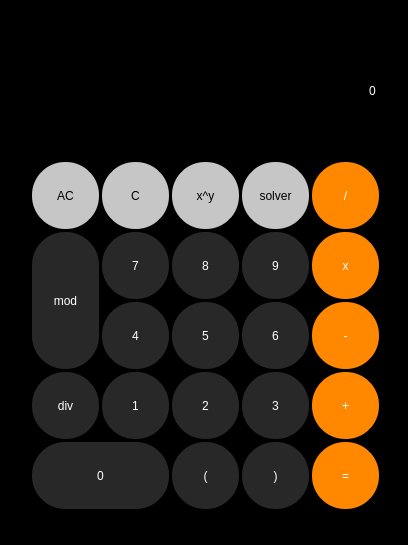
<?xml version="1.0" encoding="UTF-8"?>
<ui version="4.0">
 <class>Calculator</class>
 <widget class="QWidget" name="Calculator">
  <property name="enabled">
   <bool>true</bool>
  </property>
  <property name="geometry">
   <rect>
    <x>0</x>
    <y>0</y>
    <width>408</width>
    <height>545</height>
   </rect>
  </property>
  <property name="minimumSize">
   <size>
    <width>408</width>
    <height>545</height>
   </size>
  </property>
  <property name="maximumSize">
   <size>
    <width>844</width>
    <height>634</height>
   </size>
  </property>
  <property name="cursor">
   <cursorShape>PointingHandCursor</cursorShape>
  </property>
  <property name="mouseTracking">
   <bool>false</bool>
  </property>
  <property name="windowTitle">
   <string>Calculator</string>
  </property>
  <property name="styleSheet">
   <string notr="true">background-color: rgb(0, 0, 0);</string>
  </property>
  <widget class="QStackedWidget" name="solver">
   <property name="enabled">
    <bool>true</bool>
   </property>
   <property name="geometry">
    <rect>
     <x>0</x>
     <y>10</y>
     <width>741</width>
     <height>501</height>
    </rect>
   </property>
   <property name="styleSheet">
    <string notr="true">background-color: rgb(0, 0, 0);</string>
   </property>
   <property name="currentIndex">
    <number>0</number>
   </property>
   <widget class="QWidget" name="page">
    <widget class="QPushButton" name="power">
     <property name="geometry">
      <rect>
       <x>170</x>
       <y>150</y>
       <width>71</width>
       <height>71</height>
      </rect>
     </property>
     <property name="styleSheet">
      <string notr="true">border: 2px solid rgb(0,0,0);
border-radius: 35px;
border-style:outset;
background-color: rgb(198, 198, 198);
font: 18pt &quot;Franklin Gothic Heavy&quot;;
</string>
     </property>
     <property name="text">
      <string>x^y</string>
     </property>
    </widget>
    <widget class="QPushButton" name="ac">
     <property name="geometry">
      <rect>
       <x>30</x>
       <y>150</y>
       <width>71</width>
       <height>71</height>
      </rect>
     </property>
     <property name="styleSheet">
      <string notr="true">border: 2px solid rgb(0,0,0);
border-radius: 35px;
border-style:outset;
background-color: rgb(198, 198, 198);
font: 18pt &quot;Franklin Gothic Heavy&quot;;
</string>
     </property>
     <property name="text">
      <string>AC</string>
     </property>
    </widget>
    <widget class="QPushButton" name="mod">
     <property name="geometry">
      <rect>
       <x>30</x>
       <y>220</y>
       <width>71</width>
       <height>141</height>
      </rect>
     </property>
     <property name="styleSheet">
      <string notr="true">border: 2px solid rgb(0,0,0);
background-color: rgb(40, 40, 40);
color: rgb(255, 255, 255);
border-radius: 35px;
border-style:outset;
font: 18pt &quot;Franklin Gothic Heavy&quot;;</string>
     </property>
     <property name="text">
      <string>mod</string>
     </property>
    </widget>
    <widget class="QPushButton" name="b8">
     <property name="geometry">
      <rect>
       <x>170</x>
       <y>220</y>
       <width>71</width>
       <height>71</height>
      </rect>
     </property>
     <property name="styleSheet">
      <string notr="true">border: 2px solid rgb(0,0,0);
border-radius: 35px;
border-style:outset;
background-color: rgb(40, 40, 40);
color: rgb(255, 255, 255);
font: 18pt &quot;Franklin Gothic Heavy&quot;;</string>
     </property>
     <property name="text">
      <string>8</string>
     </property>
    </widget>
    <widget class="QPushButton" name="c">
     <property name="geometry">
      <rect>
       <x>100</x>
       <y>150</y>
       <width>71</width>
       <height>71</height>
      </rect>
     </property>
     <property name="styleSheet">
      <string notr="true">border: 2px solid rgb(0,0,0);
border-radius: 35px;
border-style:outset;
background-color: rgb(198, 198, 198);
font: 18pt &quot;Franklin Gothic Heavy&quot;;
</string>
     </property>
     <property name="text">
      <string>C</string>
     </property>
    </widget>
    <widget class="QPushButton" name="div">
     <property name="geometry">
      <rect>
       <x>30</x>
       <y>360</y>
       <width>71</width>
       <height>71</height>
      </rect>
     </property>
     <property name="styleSheet">
      <string notr="true">border: 2px solid rgb(0,0,0);
background-color: rgb(40, 40, 40);
color: rgb(255, 255, 255);
border-radius: 35px;
border-style:outset;
font: 18pt &quot;Franklin Gothic Heavy&quot;;</string>
     </property>
     <property name="text">
      <string>div</string>
     </property>
    </widget>
    <widget class="QPushButton" name="b0">
     <property name="geometry">
      <rect>
       <x>30</x>
       <y>430</y>
       <width>141</width>
       <height>71</height>
      </rect>
     </property>
     <property name="styleSheet">
      <string notr="true">border: 2px solid rgb(0,0,0);
border-radius: 35px;
border-style:outset;
background-color: rgb(40, 40, 40);
color: rgb(255, 255, 255);
font: 18pt &quot;Franklin Gothic Heavy&quot;;
</string>
     </property>
     <property name="text">
      <string>0</string>
     </property>
    </widget>
    <widget class="QPushButton" name="b9">
     <property name="geometry">
      <rect>
       <x>240</x>
       <y>220</y>
       <width>71</width>
       <height>71</height>
      </rect>
     </property>
     <property name="styleSheet">
      <string notr="true">border: 2px solid rgb(0,0,0);
border-radius: 35px;
border-style:outset;
background-color: rgb(40, 40, 40);
color: rgb(255, 255, 255);
font: 18pt &quot;Franklin Gothic Heavy&quot;;</string>
     </property>
     <property name="text">
      <string>9</string>
     </property>
    </widget>
    <widget class="QPushButton" name="b5">
     <property name="geometry">
      <rect>
       <x>170</x>
       <y>290</y>
       <width>71</width>
       <height>71</height>
      </rect>
     </property>
     <property name="styleSheet">
      <string notr="true">border: 2px solid rgb(0,0,0);
border-radius: 35px;
border-style:outset;
background-color: rgb(40, 40, 40);
color: rgb(255, 255, 255);
font: 18pt &quot;Franklin Gothic Heavy&quot;;</string>
     </property>
     <property name="text">
      <string>5</string>
     </property>
    </widget>
    <widget class="QPushButton" name="b2">
     <property name="geometry">
      <rect>
       <x>170</x>
       <y>360</y>
       <width>71</width>
       <height>71</height>
      </rect>
     </property>
     <property name="styleSheet">
      <string notr="true">border: 2px solid rgb(0,0,0);
border-radius: 35px;
border-style:outset;
background-color: rgb(40, 40, 40);
color: rgb(255, 255, 255);
font: 18pt &quot;Franklin Gothic Heavy&quot;;</string>
     </property>
     <property name="text">
      <string>2</string>
     </property>
    </widget>
    <widget class="QPushButton" name="b4">
     <property name="geometry">
      <rect>
       <x>100</x>
       <y>290</y>
       <width>71</width>
       <height>71</height>
      </rect>
     </property>
     <property name="styleSheet">
      <string notr="true">border: 2px solid rgb(0,0,0);
border-radius: 35px;
border-style:outset;
background-color: rgb(40, 40, 40);
color: rgb(255, 255, 255);
font: 18pt &quot;Franklin Gothic Heavy&quot;;</string>
     </property>
     <property name="text">
      <string>4</string>
     </property>
    </widget>
    <widget class="QPushButton" name="fois">
     <property name="geometry">
      <rect>
       <x>310</x>
       <y>220</y>
       <width>71</width>
       <height>71</height>
      </rect>
     </property>
     <property name="styleSheet">
      <string notr="true">border: 2px solid rgb(0,0,0);
color: rgb(255, 255, 255);
border-radius: 35px;
border-style:outset;
background-color: rgb(255, 136, 0);
font: 18pt &quot;Franklin Gothic Heavy&quot;;</string>
     </property>
     <property name="text">
      <string>x</string>
     </property>
    </widget>
    <widget class="QPushButton" name="b3">
     <property name="geometry">
      <rect>
       <x>240</x>
       <y>360</y>
       <width>71</width>
       <height>71</height>
      </rect>
     </property>
     <property name="styleSheet">
      <string notr="true">border: 2px solid rgb(0,0,0);
border-radius: 35px;
border-style:outset;
background-color: rgb(40, 40, 40);
color: rgb(255, 255, 255);
font: 18pt &quot;Franklin Gothic Heavy&quot;;</string>
     </property>
     <property name="text">
      <string>3</string>
     </property>
    </widget>
    <widget class="QPushButton" name="moin">
     <property name="geometry">
      <rect>
       <x>310</x>
       <y>290</y>
       <width>71</width>
       <height>71</height>
      </rect>
     </property>
     <property name="styleSheet">
      <string notr="true">border: 2px solid rgb(0,0,0);
color: rgb(255, 255, 255);
border-radius: 35px;
border-style:outset;
background-color: rgb(255, 136, 0);
font: 75 38pt &quot;MS Shell Dlg 2&quot;;</string>
     </property>
     <property name="text">
      <string>-</string>
     </property>
    </widget>
    <widget class="QPushButton" name="b1">
     <property name="geometry">
      <rect>
       <x>100</x>
       <y>360</y>
       <width>71</width>
       <height>71</height>
      </rect>
     </property>
     <property name="styleSheet">
      <string notr="true">border: 2px solid rgb(0,0,0);
border-radius: 35px;
border-style:outset;
background-color: rgb(40, 40, 40);
color: rgb(255, 255, 255);
font: 18pt &quot;Franklin Gothic Heavy&quot;;
</string>
     </property>
     <property name="text">
      <string>1</string>
     </property>
    </widget>
    <widget class="QPushButton" name="sur">
     <property name="geometry">
      <rect>
       <x>310</x>
       <y>150</y>
       <width>71</width>
       <height>71</height>
      </rect>
     </property>
     <property name="styleSheet">
      <string notr="true">border: 2px solid rgb(0,0,0);
color: rgb(255, 255, 255);
border-radius: 35px;
border-style:outset;
background-color: rgb(255, 136, 0);
font: 18pt &quot;Franklin Gothic Heavy&quot;;</string>
     </property>
     <property name="text">
      <string>/</string>
     </property>
    </widget>
    <widget class="QPushButton" name="b7">
     <property name="geometry">
      <rect>
       <x>100</x>
       <y>220</y>
       <width>71</width>
       <height>71</height>
      </rect>
     </property>
     <property name="styleSheet">
      <string notr="true">border: 2px solid rgb(0,0,0);
border-radius: 35px;
border-style:outset;
background-color: rgb(40, 40, 40);
color: rgb(255, 255, 255);
font: 18pt &quot;Franklin Gothic Heavy&quot;;
</string>
     </property>
     <property name="text">
      <string>7</string>
     </property>
    </widget>
    <widget class="QPushButton" name="egale">
     <property name="geometry">
      <rect>
       <x>310</x>
       <y>430</y>
       <width>71</width>
       <height>71</height>
      </rect>
     </property>
     <property name="styleSheet">
      <string notr="true">border: 2px solid rgb(0,0,0);
color: rgb(255, 255, 255);
border-radius: 35px;
border-style:outset;
background-color: rgb(255, 136, 0);
font: 75 38pt &quot;MS Shell Dlg 2&quot;;</string>
     </property>
     <property name="text">
      <string>=</string>
     </property>
    </widget>
    <widget class="QPushButton" name="k2">
     <property name="geometry">
      <rect>
       <x>240</x>
       <y>430</y>
       <width>71</width>
       <height>71</height>
      </rect>
     </property>
     <property name="styleSheet">
      <string notr="true">border: 2px solid rgb(0,0,0);
border-radius: 35px;
border-style:outset;
background-color: rgb(40, 40, 40);
color: rgb(255, 255, 255);
font: 18pt &quot;Franklin Gothic Heavy&quot;;</string>
     </property>
     <property name="text">
      <string>)</string>
     </property>
    </widget>
    <widget class="QPushButton" name="k1">
     <property name="geometry">
      <rect>
       <x>170</x>
       <y>430</y>
       <width>71</width>
       <height>71</height>
      </rect>
     </property>
     <property name="styleSheet">
      <string notr="true">border: 2px solid rgb(0,0,0);
border-radius: 35px;
border-style:outset;
background-color: rgb(40, 40, 40);
color: rgb(255, 255, 255);
font: 18pt &quot;Franklin Gothic Heavy&quot;;</string>
     </property>
     <property name="text">
      <string>(</string>
     </property>
    </widget>
    <widget class="QPushButton" name="power_2">
     <property name="geometry">
      <rect>
       <x>240</x>
       <y>150</y>
       <width>71</width>
       <height>71</height>
      </rect>
     </property>
     <property name="styleSheet">
      <string notr="true">border: 2px solid rgb(0,0,0);
border-radius: 35px;
border-style:outset;
background-color: rgb(198, 198, 198);
font: 14pt &quot;Franklin Gothic Heavy&quot;;
</string>
     </property>
     <property name="text">
      <string>solver</string>
     </property>
    </widget>
    <widget class="QLineEdit" name="affiche">
     <property name="geometry">
      <rect>
       <x>30</x>
       <y>10</y>
       <width>351</width>
       <height>141</height>
      </rect>
     </property>
     <property name="toolTip">
      <string>&lt;html&gt;&lt;head/&gt;&lt;body&gt;&lt;p align=&quot;right&quot;&gt;0&lt;/p&gt;&lt;/body&gt;&lt;/html&gt;</string>
     </property>
     <property name="styleSheet">
      <string notr="true">border-color: rgb(0, 0, 0);
font: 75 48pt &quot;MS Shell Dlg 2&quot;;
color: rgb(255, 255, 255);</string>
     </property>
     <property name="text">
      <string>0</string>
     </property>
     <property name="alignment">
      <set>Qt::AlignRight|Qt::AlignTrailing|Qt::AlignVCenter</set>
     </property>
    </widget>
    <widget class="QPushButton" name="plus">
     <property name="geometry">
      <rect>
       <x>310</x>
       <y>360</y>
       <width>71</width>
       <height>71</height>
      </rect>
     </property>
     <property name="styleSheet">
      <string notr="true">border: 2px solid rgb(0,0,0);
color: rgb(255, 255, 255);
border-radius: 35px;
border-style:outset;
background-color: rgb(255, 136, 0);
font: 18pt &quot;Franklin Gothic Heavy&quot;;</string>
     </property>
     <property name="text">
      <string>+</string>
     </property>
    </widget>
    <widget class="QPushButton" name="b6">
     <property name="geometry">
      <rect>
       <x>240</x>
       <y>290</y>
       <width>71</width>
       <height>71</height>
      </rect>
     </property>
     <property name="styleSheet">
      <string notr="true">border: 2px solid rgb(0,0,0);
border-radius: 35px;
border-style:outset;
background-color: rgb(40, 40, 40);
color: rgb(255, 255, 255);
font: 18pt &quot;Franklin Gothic Heavy&quot;;</string>
     </property>
     <property name="text">
      <string>6</string>
     </property>
    </widget>
    <widget class="QLineEdit" name="res">
     <property name="geometry">
      <rect>
       <x>30</x>
       <y>110</y>
       <width>351</width>
       <height>41</height>
      </rect>
     </property>
     <property name="styleSheet">
      <string notr="true">color: rgb(255, 255, 255);
selection-color: rgb(0, 0, 0);
selection-color: rgb(0, 0, 0);
border-color: rgb(0, 0, 0);
font: 14pt &quot;MS Shell Dlg 2&quot;;</string>
     </property>
    </widget>
   </widget>
   <widget class="QWidget" name="page_2"/>
  </widget>
  <widget class="QLabel" name="textx2">
   <property name="geometry">
    <rect>
     <x>630</x>
     <y>320</y>
     <width>61</width>
     <height>31</height>
    </rect>
   </property>
   <property name="styleSheet">
    <string notr="true">color: rgb(255, 255, 255);
font: 18pt &quot;Franklin Gothic Heavy&quot;;</string>
   </property>
   <property name="text">
    <string>X2</string>
   </property>
  </widget>
  <widget class="QLineEdit" name="x1">
   <property name="geometry">
    <rect>
     <x>450</x>
     <y>360</y>
     <width>111</width>
     <height>71</height>
    </rect>
   </property>
   <property name="styleSheet">
    <string notr="true">color: rgb(255, 255, 255);
font: 28pt &quot;Franklin Gothic Heavy&quot;;</string>
   </property>
  </widget>
  <widget class="QLineEdit" name="x2">
   <property name="geometry">
    <rect>
     <x>610</x>
     <y>360</y>
     <width>111</width>
     <height>71</height>
    </rect>
   </property>
   <property name="styleSheet">
    <string notr="true">color: rgb(255, 255, 255);
font: 28pt &quot;Franklin Gothic Heavy&quot;;
</string>
   </property>
  </widget>
  <widget class="QLineEdit" name="r">
   <property name="geometry">
    <rect>
     <x>420</x>
     <y>60</y>
     <width>311</width>
     <height>151</height>
    </rect>
   </property>
   <property name="styleSheet">
    <string notr="true">color: rgb(255, 255, 255);
font: 30pt &quot;Franklin Gothic Heavy&quot;;</string>
   </property>
   <property name="text">
    <string/>
   </property>
   <property name="alignment">
    <set>Qt::AlignCenter</set>
   </property>
  </widget>
  <widget class="QLabel" name="textx1">
   <property name="geometry">
    <rect>
     <x>500</x>
     <y>320</y>
     <width>61</width>
     <height>31</height>
    </rect>
   </property>
   <property name="styleSheet">
    <string notr="true">color: rgb(255, 255, 255);
font: 18pt &quot;Franklin Gothic Heavy&quot;;</string>
   </property>
   <property name="text">
    <string>X1</string>
   </property>
  </widget>
  <widget class="QPushButton" name="solve">
   <property name="geometry">
    <rect>
     <x>320</x>
     <y>370</y>
     <width>91</width>
     <height>71</height>
    </rect>
   </property>
   <property name="styleSheet">
    <string notr="true">border: 2px solid rgb(0,0,0);
color: rgb(255, 255, 255);
border-radius: 35px;
border-style:outset;
background-color: rgb(255, 136, 0);
font: 15pt &quot;Franklin Gothic Heavy&quot;;</string>
   </property>
   <property name="text">
    <string>solve</string>
   </property>
  </widget>
  <widget class="QPushButton" name="x">
   <property name="geometry">
    <rect>
     <x>320</x>
     <y>130</y>
     <width>91</width>
     <height>71</height>
    </rect>
   </property>
   <property name="styleSheet">
    <string notr="true">border: 2px solid rgb(0,0,0);
color: rgb(255, 255, 255);
border-radius: 35px;
border-style:outset;
background-color: rgb(255, 136, 0);
font: 18pt &quot;Franklin Gothic Heavy&quot;;</string>
   </property>
   <property name="text">
    <string>x</string>
   </property>
  </widget>
  <widget class="QPushButton" name="xsquare">
   <property name="geometry">
    <rect>
     <x>320</x>
     <y>50</y>
     <width>91</width>
     <height>71</height>
    </rect>
   </property>
   <property name="styleSheet">
    <string notr="true">border: 2px solid rgb(0,0,0);
color: rgb(255, 255, 255);
border-radius: 35px;
border-style:outset;
background-color: rgb(255, 136, 0);
font: 18pt &quot;Franklin Gothic Heavy&quot;;</string>
   </property>
   <property name="text">
    <string>x²</string>
   </property>
  </widget>
  <widget class="QPushButton" name="plus_2">
   <property name="geometry">
    <rect>
     <x>320</x>
     <y>210</y>
     <width>91</width>
     <height>71</height>
    </rect>
   </property>
   <property name="styleSheet">
    <string notr="true">border: 2px solid rgb(0,0,0);
color: rgb(255, 255, 255);
border-radius: 35px;
border-style:outset;
background-color: rgb(255, 136, 0);
font: 18pt &quot;Franklin Gothic Heavy&quot;;</string>
   </property>
   <property name="text">
    <string>+</string>
   </property>
  </widget>
  <widget class="QPushButton" name="moin_2">
   <property name="geometry">
    <rect>
     <x>320</x>
     <y>290</y>
     <width>91</width>
     <height>71</height>
    </rect>
   </property>
   <property name="styleSheet">
    <string notr="true">border: 2px solid rgb(0,0,0);
color: rgb(255, 255, 255);
border-radius: 35px;
border-style:outset;
background-color: rgb(255, 136, 0);
font: 75 38pt &quot;MS Shell Dlg 2&quot;;</string>
   </property>
   <property name="text">
    <string>-</string>
   </property>
  </widget>
  <widget class="QPushButton" name="b0_2">
   <property name="geometry">
    <rect>
     <x>20</x>
     <y>370</y>
     <width>191</width>
     <height>71</height>
    </rect>
   </property>
   <property name="styleSheet">
    <string notr="true">border: 2px solid rgb(0,0,0);
border-radius: 35px;
border-style:outset;
background-color: rgb(40, 40, 40);
color: rgb(255, 255, 255);
font: 18pt &quot;Franklin Gothic Heavy&quot;;
</string>
   </property>
   <property name="text">
    <string>0</string>
   </property>
  </widget>
  <widget class="QPushButton" name="b6_2">
   <property name="geometry">
    <rect>
     <x>220</x>
     <y>210</y>
     <width>91</width>
     <height>71</height>
    </rect>
   </property>
   <property name="styleSheet">
    <string notr="true">border: 2px solid rgb(0,0,0);
border-radius: 35px;
border-style:outset;
background-color: rgb(40, 40, 40);
color: rgb(255, 255, 255);
font: 18pt &quot;Franklin Gothic Heavy&quot;;</string>
   </property>
   <property name="text">
    <string>6</string>
   </property>
  </widget>
  <widget class="QPushButton" name="c_2">
   <property name="geometry">
    <rect>
     <x>120</x>
     <y>50</y>
     <width>91</width>
     <height>71</height>
    </rect>
   </property>
   <property name="styleSheet">
    <string notr="true">border: 2px solid rgb(0,0,0);
border-radius: 35px;
border-style:outset;
background-color: rgb(198, 198, 198);
font: 18pt &quot;Franklin Gothic Heavy&quot;;
</string>
   </property>
   <property name="text">
    <string>C</string>
   </property>
  </widget>
  <widget class="QPushButton" name="b2_2">
   <property name="geometry">
    <rect>
     <x>120</x>
     <y>290</y>
     <width>91</width>
     <height>71</height>
    </rect>
   </property>
   <property name="styleSheet">
    <string notr="true">border: 2px solid rgb(0,0,0);
border-radius: 35px;
border-style:outset;
background-color: rgb(40, 40, 40);
color: rgb(255, 255, 255);
font: 18pt &quot;Franklin Gothic Heavy&quot;;</string>
   </property>
   <property name="text">
    <string>2</string>
   </property>
  </widget>
  <widget class="QPushButton" name="comp">
   <property name="geometry">
    <rect>
     <x>220</x>
     <y>50</y>
     <width>91</width>
     <height>71</height>
    </rect>
   </property>
   <property name="styleSheet">
    <string notr="true">border: 2px solid rgb(0,0,0);
border-radius: 35px;
border-style:outset;
background-color: rgb(198, 198, 198);
font: 15pt &quot;Franklin Gothic Heavy&quot;;
</string>
   </property>
   <property name="text">
    <string>comp</string>
   </property>
  </widget>
  <widget class="QPushButton" name="b3_3">
   <property name="geometry">
    <rect>
     <x>220</x>
     <y>370</y>
     <width>91</width>
     <height>71</height>
    </rect>
   </property>
   <property name="styleSheet">
    <string notr="true">border: 2px solid rgb(0,0,0);
border-radius: 35px;
border-style:outset;
background-color: rgb(40, 40, 40);
color: rgb(255, 255, 255);
font: 18pt &quot;Franklin Gothic Heavy&quot;;</string>
   </property>
   <property name="text">
    <string>jsp</string>
   </property>
  </widget>
  <widget class="QPushButton" name="b5_2">
   <property name="geometry">
    <rect>
     <x>120</x>
     <y>210</y>
     <width>91</width>
     <height>71</height>
    </rect>
   </property>
   <property name="styleSheet">
    <string notr="true">border: 2px solid rgb(0,0,0);
border-radius: 35px;
border-style:outset;
background-color: rgb(40, 40, 40);
color: rgb(255, 255, 255);
font: 18pt &quot;Franklin Gothic Heavy&quot;;</string>
   </property>
   <property name="text">
    <string>5</string>
   </property>
  </widget>
  <widget class="QPushButton" name="b9_2">
   <property name="geometry">
    <rect>
     <x>220</x>
     <y>130</y>
     <width>91</width>
     <height>71</height>
    </rect>
   </property>
   <property name="styleSheet">
    <string notr="true">border: 2px solid rgb(0,0,0);
border-radius: 35px;
border-style:outset;
background-color: rgb(40, 40, 40);
color: rgb(255, 255, 255);
font: 18pt &quot;Franklin Gothic Heavy&quot;;</string>
   </property>
   <property name="text">
    <string>9</string>
   </property>
  </widget>
  <widget class="QPushButton" name="b3_2">
   <property name="geometry">
    <rect>
     <x>220</x>
     <y>290</y>
     <width>91</width>
     <height>71</height>
    </rect>
   </property>
   <property name="styleSheet">
    <string notr="true">border: 2px solid rgb(0,0,0);
border-radius: 35px;
border-style:outset;
background-color: rgb(40, 40, 40);
color: rgb(255, 255, 255);
font: 18pt &quot;Franklin Gothic Heavy&quot;;</string>
   </property>
   <property name="text">
    <string>3</string>
   </property>
  </widget>
  <widget class="QPushButton" name="b8_2">
   <property name="geometry">
    <rect>
     <x>120</x>
     <y>130</y>
     <width>91</width>
     <height>71</height>
    </rect>
   </property>
   <property name="styleSheet">
    <string notr="true">border: 2px solid rgb(0,0,0);
border-radius: 35px;
border-style:outset;
background-color: rgb(40, 40, 40);
color: rgb(255, 255, 255);
font: 18pt &quot;Franklin Gothic Heavy&quot;;</string>
   </property>
   <property name="text">
    <string>8</string>
   </property>
  </widget>
  <widget class="QPushButton" name="b1_2">
   <property name="geometry">
    <rect>
     <x>20</x>
     <y>290</y>
     <width>91</width>
     <height>71</height>
    </rect>
   </property>
   <property name="styleSheet">
    <string notr="true">border: 2px solid rgb(0,0,0);
border-radius: 35px;
border-style:outset;
background-color: rgb(40, 40, 40);
color: rgb(255, 255, 255);
font: 18pt &quot;Franklin Gothic Heavy&quot;;
</string>
   </property>
   <property name="text">
    <string>1</string>
   </property>
  </widget>
  <widget class="QPushButton" name="ac_2">
   <property name="geometry">
    <rect>
     <x>20</x>
     <y>50</y>
     <width>91</width>
     <height>71</height>
    </rect>
   </property>
   <property name="styleSheet">
    <string notr="true">border: 2px solid rgb(0,0,0);
border-radius: 35px;
border-style:outset;
background-color: rgb(198, 198, 198);
font: 18pt &quot;Franklin Gothic Heavy&quot;;
</string>
   </property>
   <property name="text">
    <string>AC</string>
   </property>
  </widget>
  <widget class="QPushButton" name="b7_2">
   <property name="geometry">
    <rect>
     <x>20</x>
     <y>130</y>
     <width>91</width>
     <height>71</height>
    </rect>
   </property>
   <property name="styleSheet">
    <string notr="true">border: 2px solid rgb(0,0,0);
border-radius: 35px;
border-style:outset;
background-color: rgb(40, 40, 40);
color: rgb(255, 255, 255);
font: 18pt &quot;Franklin Gothic Heavy&quot;;
</string>
   </property>
   <property name="text">
    <string>7</string>
   </property>
  </widget>
  <widget class="QPushButton" name="b4_2">
   <property name="geometry">
    <rect>
     <x>20</x>
     <y>210</y>
     <width>91</width>
     <height>71</height>
    </rect>
   </property>
   <property name="styleSheet">
    <string notr="true">border: 2px solid rgb(0,0,0);
border-radius: 35px;
border-style:outset;
background-color: rgb(40, 40, 40);
color: rgb(255, 255, 255);
font: 18pt &quot;Franklin Gothic Heavy&quot;;</string>
   </property>
   <property name="text">
    <string>4</string>
   </property>
  </widget>
  <zorder>textx2</zorder>
  <zorder>x1</zorder>
  <zorder>x2</zorder>
  <zorder>r</zorder>
  <zorder>textx1</zorder>
  <zorder>solve</zorder>
  <zorder>x</zorder>
  <zorder>xsquare</zorder>
  <zorder>plus_2</zorder>
  <zorder>moin_2</zorder>
  <zorder>b0_2</zorder>
  <zorder>b6_2</zorder>
  <zorder>c_2</zorder>
  <zorder>b2_2</zorder>
  <zorder>comp</zorder>
  <zorder>b3_3</zorder>
  <zorder>b5_2</zorder>
  <zorder>b9_2</zorder>
  <zorder>b3_2</zorder>
  <zorder>b8_2</zorder>
  <zorder>b1_2</zorder>
  <zorder>ac_2</zorder>
  <zorder>b7_2</zorder>
  <zorder>b4_2</zorder>
  <zorder>solver</zorder>
 </widget>
 <tabstops>
  <tabstop>ac</tabstop>
  <tabstop>c</tabstop>
  <tabstop>k1</tabstop>
  <tabstop>k2</tabstop>
  <tabstop>sur</tabstop>
  <tabstop>mod</tabstop>
  <tabstop>b7</tabstop>
  <tabstop>b8</tabstop>
  <tabstop>b9</tabstop>
  <tabstop>fois</tabstop>
  <tabstop>b4</tabstop>
  <tabstop>b5</tabstop>
  <tabstop>b6</tabstop>
  <tabstop>moin</tabstop>
  <tabstop>div</tabstop>
  <tabstop>b1</tabstop>
  <tabstop>b2</tabstop>
  <tabstop>b3</tabstop>
  <tabstop>plus</tabstop>
  <tabstop>b0</tabstop>
  <tabstop>power</tabstop>
  <tabstop>egale</tabstop>
  <tabstop>affiche</tabstop>
  <tabstop>res</tabstop>
 </tabstops>
 <resources/>
 <connections>
  <connection>
   <sender>power_2</sender>
   <signal>clicked()</signal>
   <receiver>solver</receiver>
   <slot>hide()</slot>
   <hints>
    <hint type="sourcelabel">
     <x>300</x>
     <y>685</y>
    </hint>
    <hint type="destinationlabel">
     <x>414</x>
     <y>600</y>
    </hint>
   </hints>
  </connection>
  <connection>
   <sender>power_2</sender>
   <signal>clicked()</signal>
   <receiver>Calculator</receiver>
   <slot>showMaximized()</slot>
   <hints>
    <hint type="sourcelabel">
     <x>281</x>
     <y>655</y>
    </hint>
    <hint type="destinationlabel">
     <x>290</x>
     <y>0</y>
    </hint>
   </hints>
  </connection>
  <connection>
   <sender>comp</sender>
   <signal>clicked()</signal>
   <receiver>solver</receiver>
   <slot>show()</slot>
   <hints>
    <hint type="sourcelabel">
     <x>277</x>
     <y>91</y>
    </hint>
    <hint type="destinationlabel">
     <x>633</x>
     <y>508</y>
    </hint>
   </hints>
  </connection>
  <connection>
   <sender>comp</sender>
   <signal>clicked()</signal>
   <receiver>ac_2</receiver>
   <slot>click()</slot>
   <hints>
    <hint type="sourcelabel">
     <x>269</x>
     <y>72</y>
    </hint>
    <hint type="destinationlabel">
     <x>41</x>
     <y>62</y>
    </hint>
   </hints>
  </connection>
  <connection>
   <sender>ac_2</sender>
   <signal>clicked()</signal>
   <receiver>x1</receiver>
   <slot>clear()</slot>
   <hints>
    <hint type="sourcelabel">
     <x>96</x>
     <y>107</y>
    </hint>
    <hint type="destinationlabel">
     <x>477</x>
     <y>373</y>
    </hint>
   </hints>
  </connection>
  <connection>
   <sender>ac_2</sender>
   <signal>clicked()</signal>
   <receiver>x2</receiver>
   <slot>clear()</slot>
   <hints>
    <hint type="sourcelabel">
     <x>83</x>
     <y>90</y>
    </hint>
    <hint type="destinationlabel">
     <x>675</x>
     <y>364</y>
    </hint>
   </hints>
  </connection>
  <connection>
   <sender>ac_2</sender>
   <signal>clicked()</signal>
   <receiver>r</receiver>
   <slot>clear()</slot>
   <hints>
    <hint type="sourcelabel">
     <x>48</x>
     <y>67</y>
    </hint>
    <hint type="destinationlabel">
     <x>556</x>
     <y>76</y>
    </hint>
   </hints>
  </connection>
  <connection>
   <sender>comp</sender>
   <signal>clicked()</signal>
   <receiver>Calculator</receiver>
   <slot>showNormal()</slot>
   <hints>
    <hint type="sourcelabel">
     <x>287</x>
     <y>74</y>
    </hint>
    <hint type="destinationlabel">
     <x>442</x>
     <y>-21</y>
    </hint>
   </hints>
  </connection>
 </connections>
</ui>
